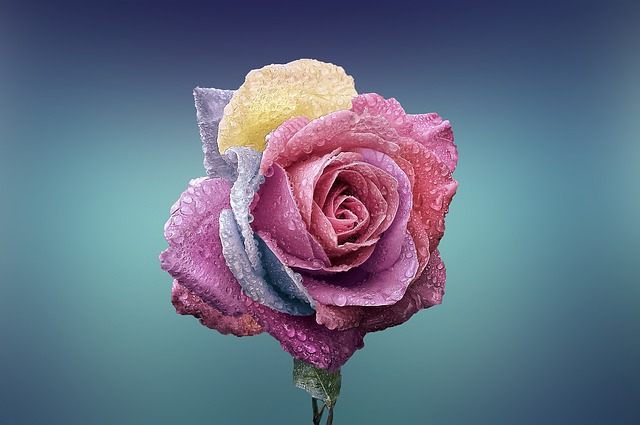
#> input picture Task-1/flower.jpg, 640 x 425 px
$ python transformations.py
#> lines starting #> are read from the running program, lines starting #| are printed output that depends on the picture
#pylint:disable=no-member

import cv2 as cv
import numpy as np

img = cv.imread('flower.jpg')
#> img is the input picture: shape (425, 640, 3); mean B, G, R 132.8, 112.1, 101
cv.imshow('Flower', img)

# Translation
def translate(img, x, y):
#> called with x = -100, y = 100
    transMat = np.float32([[1,0,x],[0,1,y]])
    dimensions = (img.shape[1], img.shape[0])
#> dimensions = (640, 425)
    return cv.warpAffine(img, transMat, dimensions)
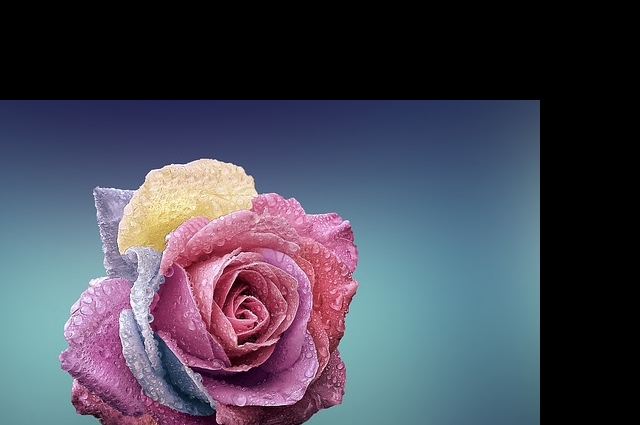
#> returned value: shape (425, 640, 3); mean of channels 0, 1, 2 87.4, 72.6, 72.8; drawn as B, G, R

translated = translate(img, -100, 100)
cv.imshow('Translated', translated)

# Rotation
def rotate(img, angle, rotPoint=None):
#> called with angle = -45
    (height,width) = img.shape[:2]
#> height = 425; width = 640

    if rotPoint is None:
        rotPoint = (width//2,height//2)
#> rotPoint = (320, 212)

    rotMat = cv.getRotationMatrix2D(rotPoint, angle, 1.0)
    dimensions = (width,height)
#> dimensions = (640, 425)

    return cv.warpAffine(img, rotMat, dimensions)
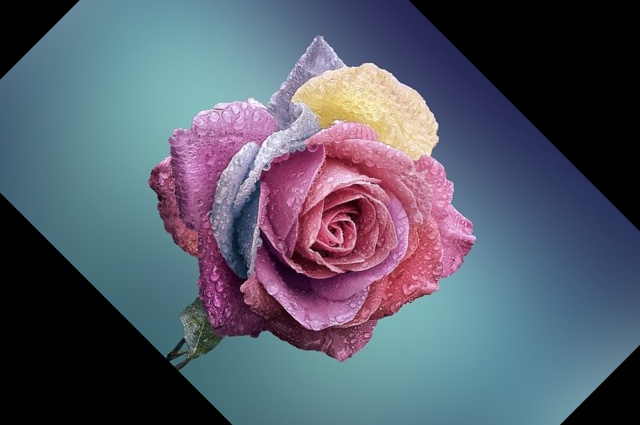
#> returned value: shape (425, 640, 3); mean of channels 0, 1, 2 106.4, 91.2, 86; drawn as B, G, R

rotated = rotate(img, -45)
cv.imshow('Rotated', rotated)

rotated_rotated = rotate(img, -90)
#> call 2 of rotate, with angle = -90
#> in rotate (call 2), `return cv.warpAffine(img, rotMat, dimensions)`:
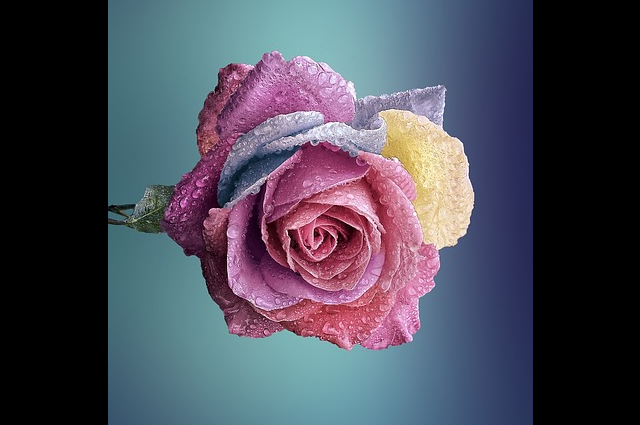
#> returned value: shape (425, 640, 3); mean of channels 0, 1, 2 88, 74.4, 74.6; drawn as B, G, R
cv.imshow('Rotated Rotated', rotated_rotated)

# Resizing
resized = cv.resize(img, (500,500), interpolation=cv.INTER_CUBIC)
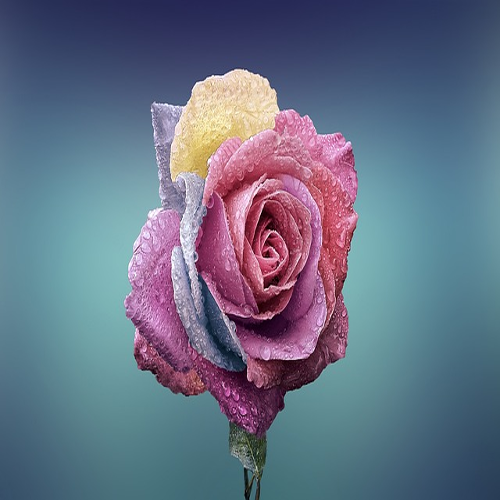
#> resized: shape (500, 500, 3); mean B, G, R 132.8, 112.1, 101
cv.imshow('Resized', resized)

# Flipping
flip = cv.flip(img, -1)
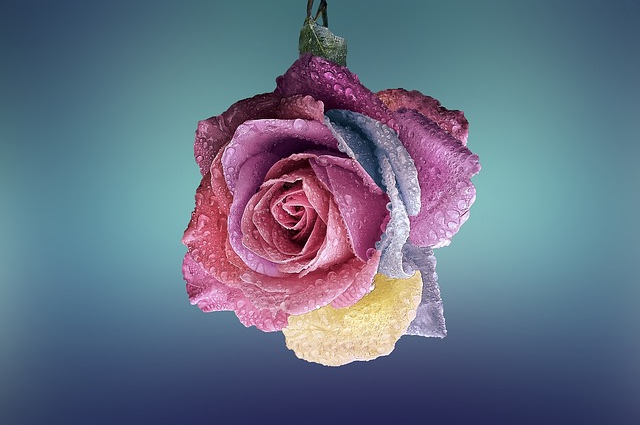
#> flip: shape (425, 640, 3); mean B, G, R 132.8, 112.1, 101
cv.imshow('Flip', flip)

# Cropping
cropped = img[200:400, 300:400]
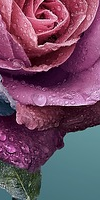
#> cropped: shape (200, 100, 3); mean B, G, R 99.5, 75.9, 114.1
cv.imshow('Cropped', cropped)


cv.waitKey(0)
